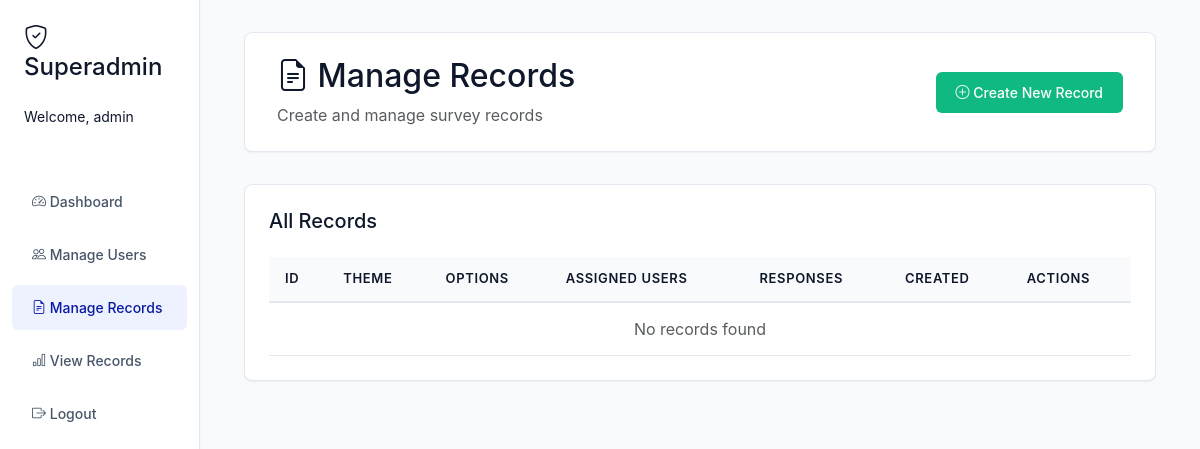
Page /superadmin/manage_records.php (signed in) on the earlier database version.
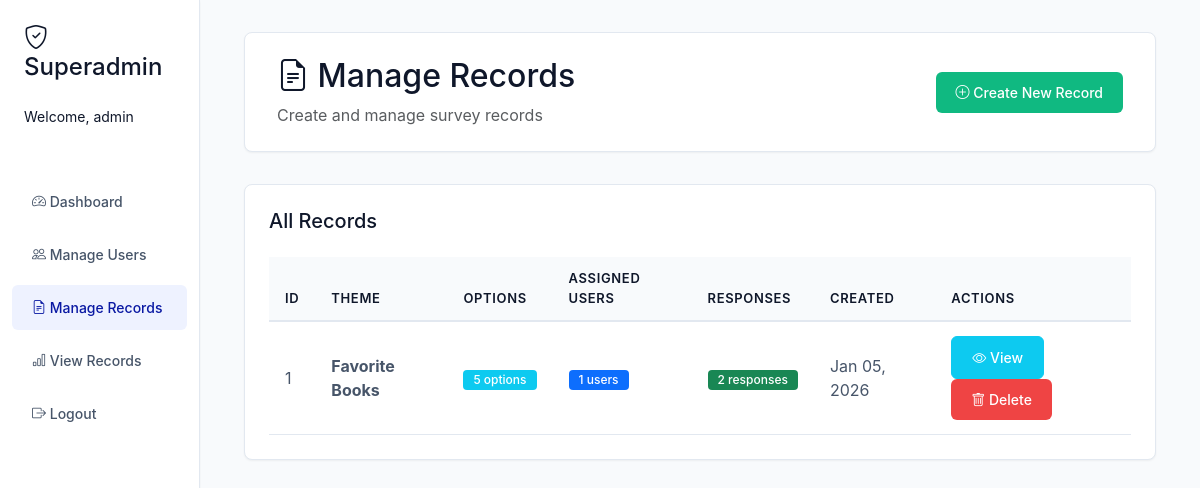
Same page on the later database version.
### tables this page shows
CREATE TABLE `records` (
  `id` int(11) NOT NULL,
  `theme` varchar(255) NOT NULL,
  `description` text DEFAULT NULL,
  `num_options` int(11) NOT NULL,
  `created_at` timestamp NOT NULL DEFAULT current_timestamp()
);

### superadmin/manage_records.php (the view, shortened to what this page needs)
<?php
$conn = getDBConnection();
$records = $conn->query("
    SELECT r.*,
           COUNT(DISTINCT res.id) as response_count,
           COUNT(DISTINCT ua.user_id) as assigned_users_count
    FROM records r
    LEFT JOIN responses res ON r.id = res.record_id
    LEFT JOIN user_assignments ua ON r.id = ua.record_id
    GROUP BY r.id
    ORDER BY r.created_at DESC
");
?>
<!DOCTYPE html>
<html lang="en">
<head>
    <link href="https://cdn.jsdelivr.net/npm/bootstrap@5.3.0/dist/css/bootstrap.min.css" rel="stylesheet">
    <link rel="stylesheet" href="https://cdn.jsdelivr.net/npm/bootstrap-icons@1.11.0/font/bootstrap-icons.css">
    <link rel="stylesheet" href="../style/style.css">
</head>
<body>
    <div class="container-fluid">
        <div class="row">
            <div class="col-md-2 sidebar p-0">
                <div class="p-4">
                    <h4 class="mb-4"><i class="bi bi-shield-check"></i> Superadmin</h4>
                    <p class="small mb-4">Welcome, <?php echo htmlspecialchars($_SESSION['superadmin_username']); ?></p>
                </div>
                <nav class="nav flex-column">
                    <a class="nav-link" href="dashboard.php">
                        <i class="bi bi-speedometer2"></i> Dashboard
                    </a>
                    <a class="nav-link" href="manage_users.php">
                        <i class="bi bi-people"></i> Manage Users
                    </a>
                    <a class="nav-link active" href="manage_records.php">
                        <i class="bi bi-file-earmark-text"></i> Manage Records
                    </a>
                    <a class="nav-link" href="view_records.php">
                        <i class="bi bi-bar-chart"></i> View Records
                    </a>
                    <a class="nav-link" href="../logout.php">
                        <i class="bi bi-box-arrow-right"></i> Logout
                    </a>
                </nav>
            </div>
            <div class="col-md-10">
                <div class="content-area">
                    <div class="header-section">
                        <div class="d-flex justify-content-between align-items-center">
                            <div>
                                <h2><i class="bi bi-file-earmark-text"></i> Manage Records</h2>
                                <p class="text-muted mb-0">Create and manage survey records</p>
                            </div>
                            <button class="btn btn-success" data-bs-toggle="modal" data-bs-target="#createRecordModal">
                                <i class="bi bi-plus-circle"></i> Create New Record
                            </button>
                        </div>
                    </div>
                    <div class="table-card">
                        <h5 class="mb-4">All Records</h5>
                        <div class="table-responsive">
                            <table class="table table-hover">
                                <thead>
                                    <tr>
                                        <th>ID</th>
                                        <th>Theme</th>
                                        <th>Options</th>
                                        <th>Assigned Users</th>
                                        <th>Responses</th>
                                        <th>Created</th>
                                        <th>Actions</th>
                                    </tr>
                                </thead>
                                <tbody>
                                    <?php if ($records->num_rows > 0): ?>
                                        <?php while ($record = $records->fetch_assoc()): ?>
                                            <tr>
                                                <td><?php echo $record['id']; ?></td>
                                                <td><strong><?php echo htmlspecialchars($record['theme']); ?></strong></td>
                                                <td><span class="badge bg-info"><?php echo $record['num_options']; ?> options</span></td>
                                                <td><span class="badge bg-primary"><?php echo $record['assigned_users_count']; ?> users</span></td>
                                                <td><span class="badge bg-success"><?php echo $record['response_count']; ?> responses</span></td>
                                                <td><?php echo date('M d, Y', strtotime($record['created_at'])); ?></td>
                                                <td>
                                                    <a href="view_records.php" class="btn btn-sm btn-info text-white">
                                                        <i class="bi bi-eye"></i> View
                                                    </a>
                                                    <a href="?delete=<?php echo $record['id']; ?>"
                                                       class="btn btn-sm btn-danger"
                                                       onclick="return confirm('Are you sure? This will delete all responses.')">
                                                        <i class="bi bi-trash"></i> Delete
                                                    </a>
                                                </td>
                                            </tr>
                                        <?php endwhile; ?>
                                    <?php else: ?>
                                        <tr>
                                            <td colspan="7" class="text-center text-muted">No records found</td>
                                        </tr>
                                    <?php endif; ?>
                                </tbody>
                            </table>
                        </div>
                    </div>
                </div>
            </div>
        </div>
    </div>
</body>
</html>

### style/style.css (style rules this page uses)
:root { --primary: #0a19a3; --primary-dark: #1e1959; --primary-light: #1d59da; --secondary: #64748b; --success: #10b981; --danger: #ef4444; --warning: #f59e0b; --background: #f8fafc; --surface: #ffffff; --border: #e2e8f0; --text-primary: #0f172a; --text-secondary: #475569; --shadow-sm: 0 1px 2px 0 rgba(0, 0, 0, 0.05); --shadow-md: 0 4px 6px -1px rgba(0, 0, 0, 0.1); --shadow-lg: 0 10px 15px -3px rgba(0, 0, 0, 0.1); }
a { text-decoration: none; }
body { background-color: var(--background); color: var(--text-primary); font-family: -apple-system, BlinkMacSystemFont, "Segoe UI", Roboto, "Helvetica Neue", Arial, sans-serif; margin: 0; padding: 0; }
.sidebar { min-height: 100vh; background: var(--surface); color: var(--text-primary); border-right: 1px solid var(--border); box-shadow: var(--shadow-sm); }
.sidebar .nav-link { color: var(--text-secondary); padding: 12px 20px; margin: 4px 12px; border-radius: 6px; transition: all 0.2s ease; font-size: 14px; font-weight: 500; }
.sidebar .nav-link.active { background-color: #eef2ff; color: var(--primary); }
.content-area { padding: 32px; }
.header-section { background: var(--surface); padding: 24px 32px; border-radius: 8px; margin-bottom: 32px; box-shadow: var(--shadow-sm); border: 1px solid var(--border); }
.table-card { background: var(--surface); border-radius: 8px; padding: 24px; box-shadow: var(--shadow-sm); border: 1px solid var(--border); }
.table { margin-bottom: 0; }
.table thead th { background-color: var(--background); color: var(--text-primary); font-weight: 600; font-size: 13px; text-transform: uppercase; letter-spacing: 0.05em; border-bottom: 2px solid var(--border); padding: 12px 16px; }
.table tbody td { padding: 14px 16px; vertical-align: middle; color: var(--text-secondary); border-bottom: 1px solid var(--border); }
body { font-family: -apple-system, BlinkMacSystemFont, "Segoe UI", Roboto, "Helvetica Neue", Arial, sans-serif; color: var(--text-primary); }
button, .btn, a.btn { transition: all 0.2s ease; }
.btn { border-radius: 6px; font-weight: 500; font-size: 14px; padding: 10px 20px; transition: all 0.2s ease; }
.btn-success { background: var(--success); border: none; }
.btn-danger { background: var(--danger); border: none; }
.badge { border-radius: 4px; padding: 4px 10px; font-weight: 500; font-size: 12px; }

Differences in the rows shown:
added records: id "1", theme "Favorite Books", num_options "5", assigned_users_count "1", response_count "2", created_at "Jan 05, 2026"
Other differences:
text no longer shown: "No records found"
